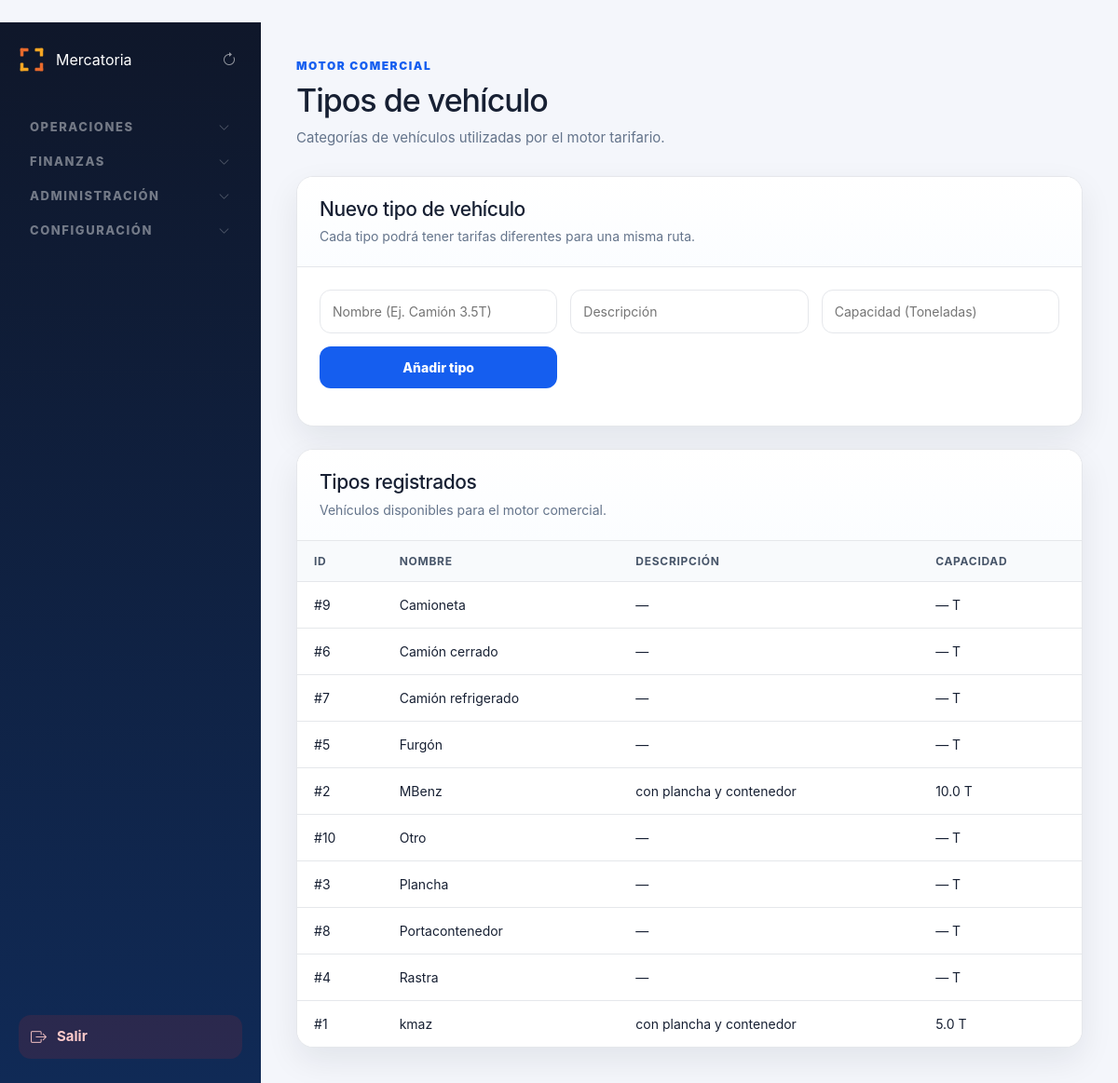
The app's page /admin/comercial/vehiculos (signed in) with its own data.
### tables this page shows
CREATE TABLE tipos_vehiculo (
        id INTEGER PRIMARY KEY AUTOINCREMENT,
        nombre TEXT NOT NULL UNIQUE,
        descripcion TEXT,
        capacidad_ton REAL,
        activo INTEGER DEFAULT 1
    );

### routes/comercial.py (the view)
@comercial_bp.route("/admin/comercial/vehiculos")
def tipos_vehiculo():
    if not requiere_admin():
        return redirect("/login")
    if not _solo_admin():
        return redirect("/admin?access_error=Sin+permisos+para+acceder+a+Tipos+de+vehículo")
    return render_template(
        "admin/comercial/tipos_vehiculo.html",
        tipos=get_all_tipos_vehiculo()
    )

### app.py (called while the page is built)
@app.before_request
def _record_start_time():
    g.start_time = time.monotonic()

@app.before_request
def _validate_session_role():
    if "user_id" not in session or "rol" not in session:
        return
    try:
        con = conectar()
        cur = con.cursor()
        cur.execute("SELECT rol, activo FROM usuarios WHERE id = ?", (session["user_id"],))
        row = cur.fetchone()
        con.close()
        if not row or not row["activo"]:
            session.clear()
            return
        if row["rol"] != session["rol"]:
            session["rol"] = row["rol"]
    except Exception:
        pass

@app.after_request
def set_security_headers(response):
    response.headers["X-Frame-Options"] = "SAMEORIGIN"
    response.headers["X-Content-Type-Options"] = "nosniff"
    response.headers["X-XSS-Protection"] = "1; mode=block"
    if app.debug:
        ms = (time.monotonic() - getattr(g, "start_time", time.monotonic())) * 1000
        app.logger.debug("[%s] %s %.1fms", request.method, request.path, ms)
    return response

@app.context_processor
def sidebar_badges():
    try:
        conexion = conectar()
        cursor = conexion.cursor()
        cursor.execute("""
            SELECT
                COUNT(*) AS urgentes,
                COUNT(CASE WHEN estado = 'Solicitado' THEN 1 END) AS solicitados
            FROM viajes
            WHERE estado IN ('Pendiente', 'Solicitado')
        """)
        row = cursor.fetchone()
        viajes_urgentes    = row["urgentes"]    if row else 0
        dashboard_urgentes = row["solicitados"] if row else 0
        conexion.close()
    except Exception:
        viajes_urgentes = 0
        dashboard_urgentes = 0
    return dict(
        sidebar_viajes_urgentes=viajes_urgentes,
        sidebar_dashboard_urgentes=dashboard_urgentes,
    )

### database.py (called while the page is built)
def conectar():
    if USE_POSTGRES:
        from database_pg import conectar_pg
        conn = conectar_pg()
        return ConexionWrapper(conn, use_postgres=True)
    else:
        conexion = sqlite3.connect(DATABASE_NAME)
        conexion.row_factory = sqlite3.Row
        return ConexionWrapper(conexion, use_postgres=False)

    def execute(self, sql, params=None):
        if self._use_postgres:
            sql = sql.replace("?", "%s")
        if params is not None:
            return self._cursor.execute(sql, params)
        return self._cursor.execute(sql)

    def fetchone(self):
        return self._cursor.fetchone()

    def fetchall(self):
        return self._cursor.fetchall()

### templates/admin/comercial/tipos_vehiculo.html (shortened to what this page needs)
﻿{% extends "admin/base_admin.html" %}
{% block contenido %}
<div class="page-header">
    <div>
        <span class="eyebrow">Motor Comercial</span>
        <h1>Tipos de vehículo</h1>
        <p>Categorías de vehículos utilizadas por el motor tarifario.</p>
    </div>
</div>
<section class="panel">
    <div class="panel-header">
        <div>
            <h2>Nuevo tipo de vehículo</h2>
            <p>Cada tipo podrá tener tarifas diferentes para una misma ruta.</p>
        </div>
    </div>
    <form method="POST" action="/admin/comercial/vehiculos/nuevo" class="form-grid">
        <input
            name="nombre"
            placeholder="Nombre (Ej. Camión 3.5T)"
            required>
        <input
            name="descripcion"
            placeholder="Descripción">
        <input
            name="capacidad_ton"
            type="number"
            step="0.1"
            placeholder="Capacidad (Toneladas)">
        <button
            type="submit"
            class="btn-submit">
            Añadir tipo
        </button>
    </form>
</section>
<section class="panel panel-spaced">
    <div class="panel-header">
        <div>
            <h2>Tipos registrados</h2>
            <p>Vehículos disponibles para el motor comercial.</p>
        </div>
    </div>
    <div class="table-wrapper">
        <table class="data-table">
            <thead>
                <tr>
                    <th>ID</th>
                    <th>Nombre</th>
                    <th>Descripción</th>
                    <th>Capacidad</th>
                </tr>
            </thead>
            <tbody>
                {% for t in tipos %}
                <tr>
                    <td>#{{ t.id }}</td>
                    <td>{{ t.nombre }}</td>
                    <td>{{ t.descripcion or "—" }}</td>
                    <td>{{ t.capacidad_ton or "—" }} T</td>
                </tr>
                {% else %}
                <tr>
                    <td colspan="4" class="empty-state">
                        No existen tipos de vehículo.
                    </td>
                </tr>
                {% endfor %}
            </tbody>
        </table>
    </div>
</section>
{% endblock %}

### static/css/admin.css (style rules this page uses)
:root { --bg: #f4f6fb; --panel: #ffffff; --panel-soft: #f8fafc; --text: #172033; --muted: #64748b; --primary: #155eef; --primary-dark: #0f3ea8; --border: #e5e7eb; --danger: #dc2626; --success: #16a34a; --warning: #f59e0b; --info: #0891b2; --sidebar: #0f172a; --sidebar-soft: #102a56; --shadow: 0 14px 35px rgba(15, 23, 42, 0.08); --radius: 18px; }
* { box-sizing: border-box; }
body { margin: 0; font-family: Inter, "Segoe UI", Arial, sans-serif; background: var(--bg); color: var(--text); }
.page-header { display: flex; justify-content: space-between; align-items: flex-start; gap: 22px; margin-bottom: 30px; }
.eyebrow { display: inline-flex; margin-bottom: 8px; color: var(--primary); font-size: 12px; font-weight: 900; text-transform: uppercase; letter-spacing: 0.13em; }
.page-header h1 { margin: 0; font-size: 34px; letter-spacing: -1px; }
.page-header p { margin: 8px 0 0; color: var(--muted); font-size: 15px; }
.panel { background: var(--panel); border: 1px solid var(--border); border-radius: var(--radius); box-shadow: var(--shadow); overflow: hidden; }
.panel-header { padding: 22px 24px; border-bottom: 1px solid var(--border); background: linear-gradient(180deg, #ffffff 0%, #fbfdff 100%); }
.panel-header h2 { margin: 0; font-size: 21px; letter-spacing: -0.4px; }
.panel-header p { margin: 6px 0 0; color: var(--muted); font-size: 14px; }
.table-wrapper { width: 100%; overflow-x: auto; }
.data-table { width: 100%; border-collapse: collapse; background: var(--panel); }
.data-table th { background: var(--panel-soft); color: #475569; padding: 14px 18px; text-align: left; font-size: 12px; text-transform: uppercase; letter-spacing: 0.06em; border-bottom: 1px solid var(--border); white-space: nowrap; }
.data-table td { padding: 16px 18px; border-bottom: 1px solid var(--border); font-size: 14px; vertical-align: middle; }
.data-table tr:last-child td { border-bottom: none; }
.panel-spaced { margin-top: 24px; }
.form-grid { padding: 24px; display: grid; grid-template-columns: repeat(auto-fit, minmax(220px, 1fr)); gap: 14px; }
.form-grid input, .form-grid select { width: 100%; padding: 12px 13px; border: 1px solid var(--border); border-radius: 12px; background: white; font-size: 14px; color: var(--text); }
.btn-submit { border: none; border-radius: 12px; background: var(--primary); color: white; font-size: 14px; font-weight: 800; cursor: pointer; padding: 12px 16px; }

### records on screen
tipos_vehiculo: id "9", nombre "Camioneta", descripcion "—", capacidad_ton "—"
tipos_vehiculo: id "6", nombre "Camión cerrado", descripcion "—", capacidad_ton "—"
tipos_vehiculo: id "7", nombre "Camión refrigerado", descripcion "—", capacidad_ton "—"
tipos_vehiculo: id "5", nombre "Furgón", descripcion "—", capacidad_ton "—"
tipos_vehiculo: id "2", nombre "MBenz", descripcion "con plancha y contenedor", capacidad_ton "10.0"
tipos_vehiculo: id "10", nombre "Otro", descripcion "—", capacidad_ton "—"
tipos_vehiculo: id "3", nombre "Plancha", descripcion "—", capacidad_ton "—"
tipos_vehiculo: id "8", nombre "Portacontenedor", descripcion "—", capacidad_ton "—"
tipos_vehiculo: id "4", nombre "Rastra", descripcion "—", capacidad_ton "—"
tipos_vehiculo: id "1", nombre "kmaz", descripcion "con plancha y contenedor", capacidad_ton "5.0"
